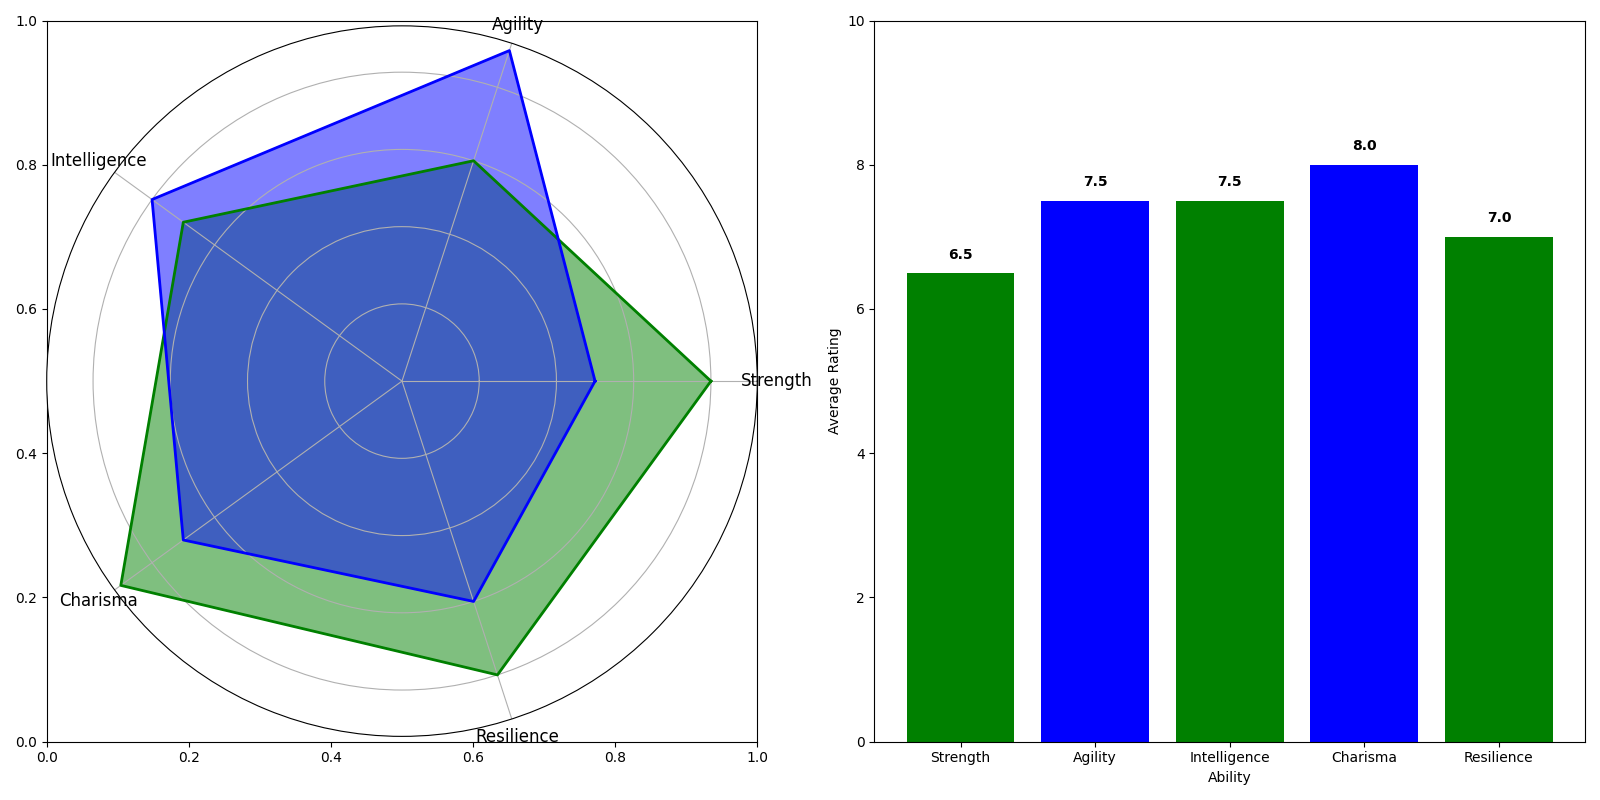

This figure's Python source:
import matplotlib.pyplot as plt
import numpy as np

categories = ['Strength', 'Agility', 'Intelligence', 'Charisma', 'Resilience']
num_vars = len(categories)
arthur = [8, 6, 7, 9, 8]
elena = [5, 9, 8, 7, 6]

average_abilities = [
    np.mean([arthur[i], elena[i]]) 
    for i in range(num_vars)
]

def create_radar_chart(ax, data, color):
    angles = np.linspace(0, 2 * np.pi, num_vars, endpoint=False).tolist()
    data += data[:1]
    angles += angles[:1]

    ax.fill(angles, data, color=color, alpha=0.5)
    ax.plot(angles, data, color=color, linewidth=2)

fig, (ax1, ax2) = plt.subplots(1, 2, figsize=(16, 8))

polar_ax = fig.add_subplot(121, polar=True)
create_radar_chart(polar_ax, arthur, 'g')
create_radar_chart(polar_ax, elena, 'b')

polar_ax.set_yticklabels([])
polar_ax.set_xticks(np.linspace(0, 2 * np.pi, num_vars, endpoint=False))
polar_ax.set_xticklabels(categories, fontsize=12)

ax2.bar(categories, average_abilities, color=['g', 'b', 'g', 'b', 'g'])
ax2.set_ylim(0, 10)
ax2.set_ylabel('Average Rating')
ax2.set_xlabel('Ability')
for i, score in enumerate(average_abilities):
    ax2.text(i, score + 0.2, f'{score:.1f}', ha='center', color='black', fontweight='bold')

plt.tight_layout()
plt.show()
